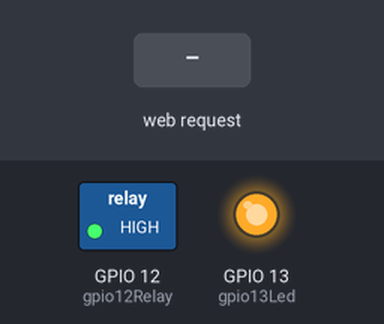
Bench run of a sketch on a simulated ESP8266 (NodeMCU). On the bench: switched loads named in the sketch (green lamp = pin HIGH), output pins drawn as LEDs (lit = HIGH). Inputs (shaded band) come from the test bench. WiFi joins after 1.5 s; servers stay silent unless stated; what the sketch prints to the serial monitor is not drawn.

Above: at 7.7 s.
7.8 s: HTTP request GET /on received
At 8.4 s:
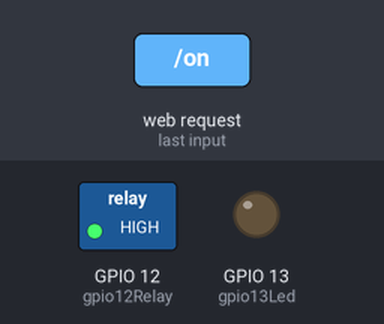
9.3 s: HTTP request GET /off received
At 10.7 s:
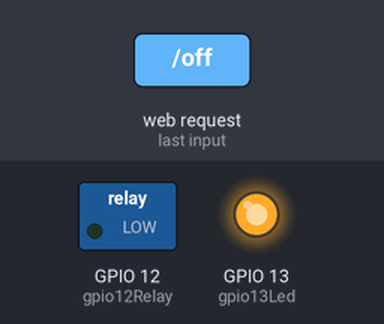
Timing chart, 0 to 12.3 s (numbered marks = the images above; inputs shaded):
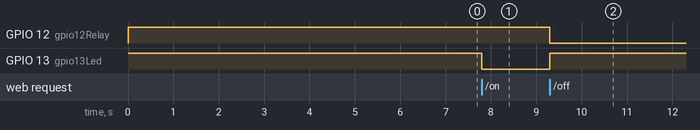

The sketch:

Sonoff_Basic_Hack.ino
```cpp
#include <ESP8266WiFi.h>
#include <WiFiClient.h>
#include <ESP8266WebServer.h>
#include <ESP8266mDNS.h>

MDNSResponder mdns;

// Replace with your network credentials
const char* ssid = "PRIVATE";
const char* password = "PRIVATE";

ESP8266WebServer server(80);

String webPage = "";

int gpio13Led = 13;
int gpio12Relay = 12;

void setup(void){
  webPage += "<h1>SONOFF Web Server</h1><p><a href=\"on\"><button>ON</button></a>&nbsp;<a href=\"off\"><button>OFF</button></a></p>";
  // preparing GPIOs
  pinMode(gpio13Led, OUTPUT);
  digitalWrite(gpio13Led, HIGH);

  pinMode(gpio12Relay, OUTPUT);
  digitalWrite(gpio12Relay, HIGH);

  Serial.begin(115200);
  delay(5000);
  WiFi.begin(ssid, password);
  Serial.println("");

  // Wait for connection
  while (WiFi.status() != WL_CONNECTED) {
    delay(500);
    Serial.print(".");
  }
  Serial.println("");
  Serial.print("Connected to ");
  Serial.println(ssid);
  Serial.print("IP address: ");
  Serial.println(WiFi.localIP());

  if (mdns.begin("esp8266", WiFi.localIP())) {
    Serial.println("MDNS responder started");
  }

  server.on("/", [](){
    server.send(200, "text/html", webPage);
  });
  server.on("/on", [](){
    server.send(200, "text/html", webPage);
    digitalWrite(gpio13Led, LOW);
    digitalWrite(gpio12Relay, HIGH);
    delay(1000);
  });
  server.on("/off", [](){
    server.send(200, "text/html", webPage);
    digitalWrite(gpio13Led, HIGH);
    digitalWrite(gpio12Relay, LOW);
    delay(1000);
  });
  server.begin();
  Serial.println("HTTP server started");
}

void loop(void){
  server.handleClient();
}
```

Measured:
- after the input at 7.8 s, GPIO 13 (gpio13Led): HIGH → LOW at once
- after the input at 9.3 s, GPIO 12 (gpio12Relay): HIGH → LOW at once; GPIO 13 (gpio13Led): LOW → HIGH at once
